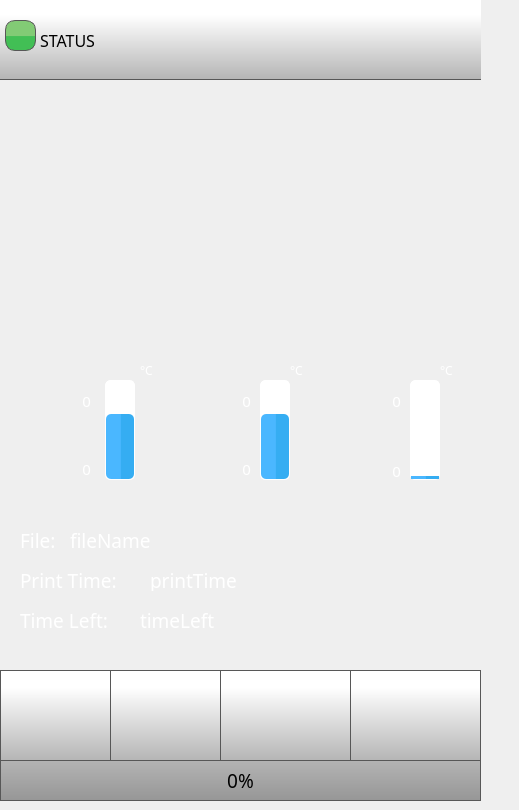
    <widget class="QWidget" name="homePage">
     <widget class="QPushButton" name="playPauseButton">
      <property name="geometry">
       <rect>
        <x>220</x>
        <y>670</y>
        <width>131</width>
        <height>91</height>
       </rect>
      </property>
      <property name="minimumSize">
       <size>
        <width>0</width>
        <height>0</height>
       </size>
      </property>
      <property name="font">
       <font>
        <family>Roboto</family>
       </font>
      </property>
      <property name="styleSheet">
       <string notr="true">QPushButton {
    border: 1px solid rgb(87, 87, 87);
	background-color: qlineargradient(spread:pad, x1:0, y1:1, x2:0, y2:0.188, stop:0 rgba(180, 180, 180, 255), stop:1 rgba(255, 255, 255, 255));
    
}

QPushButton:pressed {

    background-color: qlineargradient(x1: 0, y1: 0, x2: 0, y2: 1,
                                      stop: 0 #dadbde, stop: 1 #f6f7fa);
}

QPushButton:flat {
    border: none; /* no border for a flat push button */
}

QPushButton:default {
    border-color: navy; /* make the default button prominent */
}

QPushButton:focus {
	outline: none;
}</string>
      </property>
      <property name="text">
       <string/>
      </property>
      <property name="icon">
       <iconset>
        <normaloff>templates/img/play-button.png</normaloff>
        <normalon>templates/img/pause-button.png</normalon>templates/img/play-button.png</iconset>
      </property>
      <property name="iconSize">
       <size>
        <width>30</width>
        <height>30</height>
       </size>
      </property>
      <property name="checkable">
       <bool>true</bool>
      </property>
      <property name="checked">
       <bool>false</bool>
      </property>
      <property name="autoDefault">
       <bool>false</bool>
      </property>
      <property name="default">
       <bool>false</bool>
      </property>
      <property name="flat">
       <bool>false</bool>
      </property>
     </widget>
     <widget class="QPushButton" name="stopButton">
      <property name="geometry">
       <rect>
        <x>350</x>
        <y>670</y>
        <width>131</width>
        <height>91</height>
       </rect>
      </property>
      <property name="minimumSize">
       <size>
        <width>0</width>
        <height>0</height>
       </size>
      </property>
      <property name="font">
       <font>
        <family>Roboto</family>
       </font>
      </property>
      <property name="styleSheet">
       <string notr="true">QPushButton {
    border: 1px solid rgb(87, 87, 87);

	background-color: qlineargradient(spread:pad, x1:0, y1:1, x2:0, y2:0.188, stop:0 rgba(180, 180, 180, 255), stop:1 rgba(255, 255, 255, 255));
}

QPushButton:pressed {
    background-color: qlineargradient(x1: 0, y1: 0, x2: 0, y2: 1,
                                      stop: 0 #dadbde, stop: 1 #f6f7fa);
}

QPushButton:flat {
    border: none; /* no border for a flat push button */
}

QPushButton:default {
    border-color: navy; /* make the default button prominent */
}

QPushButton:focus {
	outline: none;
}</string>
      </property>
      <property name="text">
       <string/>
      </property>
      <property name="icon">
       <iconset>
        <normaloff>templates/img/video-player-stop-button.png</normaloff>templates/img/video-player-stop-button.png</iconset>
      </property>
      <property name="iconSize">
       <size>
        <width>25</width>
        <height>25</height>
       </size>
      </property>
     </widget>
     <widget class="QLabel" name="tool0Label">
      <property name="geometry">
       <rect>
        <x>25</x>
        <y>410</y>
        <width>50</width>
        <height>50</height>
       </rect>
      </property>
      <property name="font">
       <font>
        <family>Gotham Medium</family>
        <pointsize>14</pointsize>
        <weight>50</weight>
        <bold>false</bold>
        <underline>false</underline>
        <strikeout>false</strikeout>
       </font>
      </property>
      <property name="styleSheet">
       <string notr="true">
   color:  white;</string>
      </property>
      <property name="text">
       <string/>
      </property>
      <property name="pixmap">
       <pixmap>templates/img/Nozzle.png</pixmap>
      </property>
      <property name="scaledContents">
       <bool>true</bool>
      </property>
     </widget>
     <widget class="QLabel" name="FileNameLabel">
      <property name="geometry">
       <rect>
        <x>20</x>
        <y>530</y>
        <width>61</width>
        <height>21</height>
       </rect>
      </property>
      <property name="font">
       <font>
        <family>Gotham</family>
        <pointsize>14</pointsize>
        <weight>50</weight>
        <bold>false</bold>
       </font>
      </property>
      <property name="styleSheet">
       <string notr="true">color: rgb(255, 255, 255);</string>
      </property>
      <property name="text">
       <string>File:</string>
      </property>
     </widget>
     <widget class="QLabel" name="printTimeLabel">
      <property name="geometry">
       <rect>
        <x>20</x>
        <y>570</y>
        <width>141</width>
        <height>21</height>
       </rect>
      </property>
      <property name="font">
       <font>
        <family>Gotham</family>
        <pointsize>14</pointsize>
        <weight>50</weight>
        <bold>false</bold>
       </font>
      </property>
      <property name="styleSheet">
       <string notr="true">color: rgb(255, 255, 255);</string>
      </property>
      <property name="text">
       <string>Print Time:</string>
      </property>
     </widget>
     <widget class="QLabel" name="fileName">
      <property name="geometry">
       <rect>
        <x>70</x>
        <y>530</y>
        <width>401</width>
        <height>21</height>
       </rect>
      </property>
      <property name="font">
       <font>
        <family>Gotham</family>
        <pointsize>14</pointsize>
       </font>
      </property>
      <property name="styleSheet">
       <string notr="true">color: rgb(255, 255, 255);
background-color: rgba(255, 255, 255, 0);</string>
      </property>
      <property name="text">
       <string>fileName</string>
      </property>
      <property name="scaledContents">
       <bool>true</bool>
      </property>
      <property name="wordWrap">
       <bool>false</bool>
      </property>
     </widget>
     <widget class="QLabel" name="printTime">
      <property name="geometry">
       <rect>
        <x>150</x>
        <y>570</y>
        <width>311</width>
        <height>21</height>
       </rect>
      </property>
      <property name="font">
       <font>
        <family>Gotham</family>
        <pointsize>14</pointsize>
       </font>
      </property>
      <property name="styleSheet">
       <string notr="true">color: rgb(255, 255, 255);
background-color: rgba(255, 255, 255, 0);</string>
      </property>
      <property name="text">
       <string>printTime</string>
      </property>
     </widget>
     <widget class="QLabel" name="timeLeftLabel">
      <property name="geometry">
       <rect>
        <x>20</x>
        <y>610</y>
        <width>131</width>
        <height>21</height>
       </rect>
      </property>
      <property name="font">
       <font>
        <family>Gotham</family>
        <pointsize>14</pointsize>
        <weight>50</weight>
        <bold>false</bold>
       </font>
      </property>
      <property name="styleSheet">
       <string notr="true">color: rgb(255, 255, 255);</string>
      </property>
      <property name="text">
       <string>Time Left:</string>
      </property>
     </widget>
     <widget class="QProgressBar" name="bedTempBar">
      <property name="geometry">
       <rect>
        <x>410</x>
        <y>380</y>
        <width>30</width>
        <height>100</height>
       </rect>
      </property>
      <property name="styleSheet">
       <string notr="true">QProgressBar::chunk {
    border-radius: 5px;
	background-color: qlineargradient(spread:pad, x1:0.517, y1:0, x2:0.522, y2:0, stop:0.0336134 rgba(74, 183, 255, 255), stop:1 rgba(53, 173, 242, 255));
}

QProgressBar {
    border: 1px solid white;
    border-radius: 5px;
}
</string>
      </property>
      <property name="maximum">
       <number>300</number>
      </property>
      <property name="value">
       <number>10</number>
      </property>
      <property name="alignment">
       <set>Qt::AlignCenter</set>
      </property>
      <property name="textVisible">
       <bool>false</bool>
      </property>
      <property name="orientation">
       <enum>Qt::Vertical</enum>
      </property>
      <property name="format">
       <string>%v</string>
      </property>
     </widget>
     <widget class="QLabel" name="bedLabel">
      <property name="geometry">
       <rect>
        <x>330</x>
        <y>410</y>
        <width>50</width>
        <height>50</height>
       </rect>
      </property>
      <property name="font">
       <font>
        <family>Gotham Medium</family>
        <pointsize>14</pointsize>
        <weight>50</weight>
        <bold>false</bold>
        <underline>false</underline>
        <strikeout>false</strikeout>
       </font>
      </property>
      <property name="styleSheet">
       <string notr="true">
   color:  white;
background-color: rgba(255, 255, 255, 0);</string>
      </property>
      <property name="text">
       <string/>
      </property>
      <property name="pixmap">
       <pixmap>templates/img/bed.png</pixmap>
      </property>
      <property name="scaledContents">
       <bool>true</bool>
      </property>
     </widget>
     <widget class="QLabel" name="tool0TargetTemperature">
      <property name="geometry">
       <rect>
        <x>50</x>
        <y>390</y>
        <width>41</width>
        <height>21</height>
       </rect>
      </property>
      <property name="font">
       <font>
        <family>Gotham</family>
        <pointsize>11</pointsize>
        <weight>50</weight>
        <bold>false</bold>
        <underline>false</underline>
        <strikeout>false</strikeout>
       </font>
      </property>
      <property name="styleSheet">
       <string notr="true">
   color:  white;
background-color: rgba(255, 255, 255, 0);</string>
      </property>
      <property name="text">
       <string>0</string>
      </property>
      <property name="alignment">
       <set>Qt::AlignRight|Qt::AlignTrailing|Qt::AlignVCenter</set>
      </property>
     </widget>
     <widget class="QProgressBar" name="tool0TempBar">
      <property name="geometry">
       <rect>
        <x>105</x>
        <y>380</y>
        <width>30</width>
        <height>100</height>
       </rect>
      </property>
      <property name="styleSheet">
       <string notr="true">QProgressBar::chunk {
    border-radius: 5px;
	background-color: qlineargradient(spread:pad, x1:0.517, y1:0, x2:0.522, y2:0, stop:0.0336134 rgba(74, 183, 255, 255), stop:1 rgba(53, 173, 242, 255));
}

QProgressBar {
    border: 1px solid white;
    border-radius: 5px;
}
</string>
      </property>
      <property name="maximum">
       <number>300</number>
      </property>
      <property name="value">
       <number>200</number>
      </property>
      <property name="alignment">
       <set>Qt::AlignCenter</set>
      </property>
      <property name="textVisible">
       <bool>false</bool>
      </property>
      <property name="orientation">
       <enum>Qt::Vertical</enum>
      </property>
      <property name="format">
       <string>%v</string>
      </property>
     </widget>
     <widget class="QLabel" name="tool0ActualTemperature">
      <property name="geometry">
       <rect>
        <x>50</x>
        <y>460</y>
        <width>41</width>
        <height>18</height>
       </rect>
      </property>
      <property name="font">
       <font>
        <family>Gotham</family>
        <pointsize>11</pointsize>
        <weight>50</weight>
        <bold>false</bold>
        <underline>false</underline>
        <strikeout>false</strikeout>
       </font>
      </property>
      <property name="styleSheet">
       <string notr="true">
   color:  white;
background-color: rgba(0, 0, 0, 0);</string>
      </property>
      <property name="text">
       <string>0</string>
      </property>
      <property name="alignment">
       <set>Qt::AlignRight|Qt::AlignTrailing|Qt::AlignVCenter</set>
      </property>
     </widget>
     <widget class="QLabel" name="bedActualTemperatute">
      <property name="geometry">
       <rect>
        <x>360</x>
        <y>460</y>
        <width>41</width>
        <height>21</height>
       </rect>
      </property>
      <property name="font">
       <font>
        <family>Gotham</family>
        <pointsize>11</pointsize>
        <weight>50</weight>
        <bold>false</bold>
        <underline>false</underline>
        <strikeout>false</strikeout>
       </font>
      </property>
      <property name="styleSheet">
       <string notr="true">
   color:  white;
background-color: rgba(0, 0, 0, 0);</string>
      </property>
      <property name="text">
       <string>0</string>
      </property>
      <property name="alignment">
       <set>Qt::AlignRight|Qt::AlignTrailing|Qt::AlignVCenter</set>
      </property>
     </widget>
     <widget class="QLabel" name="bedTargetTemperature">
      <property name="geometry">
       <rect>
        <x>360</x>
        <y>390</y>
        <width>41</width>
        <height>21</height>
       </rect>
      </property>
      <property name="font">
       <font>
        <family>Gotham</family>
        <pointsize>11</pointsize>
        <weight>50</weight>
        <bold>false</bold>
        <underline>false</underline>
        <strikeout>false</strikeout>
       </font>
      </property>
      <property name="styleSheet">
       <string notr="true">
   color:  white;
background-color: rgba(255, 255, 255, 0);</string>
      </property>
      <property name="text">
       <string>0</string>
      </property>
      <property name="alignment">
       <set>Qt::AlignRight|Qt::AlignTrailing|Qt::AlignVCenter</set>
      </property>
     </widget>
     <widget class="QPushButton" name="menuButton">
      <property name="geometry">
       <rect>
        <x>0</x>
        <y>670</y>
        <width>111</width>
        <height>91</height>
       </rect>
      </property>
      <property name="minimumSize">
       <size>
        <width>0</width>
        <height>0</height>
       </size>
      </property>
      <property name="font">
       <font>
        <family>Gotham Light</family>
        <pointsize>13</pointsize>
       </font>
      </property>
      <property name="styleSheet">
       <string notr="true">QPushButton {
     border: 1px solid rgb(87, 87, 87);
	background-color: qlineargradient(spread:pad, x1:0, y1:1, x2:0, y2:0.188, stop:0 rgba(180, 180, 180, 255), stop:1 rgba(255, 255, 255, 255));
    

}

QPushButton:pressed {

    background-color: qlineargradient(x1: 0, y1: 0, x2: 0, y2: 1,
                                      stop: 0 #dadbde, stop: 1 #f6f7fa);
}

QPushButton:flat {
    border: none; /* no border for a flat push button */
}

QPushButton:default {
    border-color: navy; /* make the default button prominent */
}

QPushButton:focus {
	outline: none;
}</string>
      </property>
      <property name="text">
       <string/>
      </property>
      <property name="icon">
       <iconset>
        <normaloff>templates/img/menu.png</normaloff>templates/img/menu.png</iconset>
      </property>
      <property name="iconSize">
       <size>
        <width>40</width>
        <height>40</height>
       </size>
      </property>
      <property name="checkable">
       <bool>false</bool>
      </property>
      <property name="autoDefault">
       <bool>false</bool>
      </property>
      <property name="default">
       <bool>false</bool>
      </property>
      <property name="flat">
       <bool>false</bool>
      </property>
     </widget>
     <widget class="QProgressBar" name="printProgressBar">
      <property name="geometry">
       <rect>
        <x>0</x>
        <y>760</y>
        <width>481</width>
        <height>41</height>
       </rect>
      </property>
      <property name="font">
       <font>
        <family>Gotham</family>
        <pointsize>14</pointsize>
        <weight>50</weight>
        <italic>false</italic>
        <bold>false</bold>
        <stylestrategy>PreferAntialias</stylestrategy>
       </font>
      </property>
      <property name="styleSheet">
       <string notr="true">QProgressBar::chunk {

	background-color: qlineargradient(spread:pad, x1:0, y1:0.523, x2:0, y2:0.534, stop:0 rgba(130, 203, 117, 255), stop:1 rgba(66, 191, 85, 255));
border: 1px solid green;
}

QProgressBar {
    border: 1px solid rgb(87, 87, 87);
 /*  border-bottom-left-radius: 10px;
 border-bottom-right-radius: 10px;*/
	background-color: qlineargradient(spread:pad, x1:0, y1:1, x2:0, y2:0, stop:0 rgba(150, 150, 150, 255), stop:1 rgba(180, 180, 180, 255));
}
</string>
      </property>
      <property name="maximum">
       <number>100</number>
      </property>
      <property name="value">
       <number>0</number>
      </property>
      <property name="alignment">
       <set>Qt::AlignCenter</set>
      </property>
      <property name="textVisible">
       <bool>true</bool>
      </property>
      <property name="orientation">
       <enum>Qt::Horizontal</enum>
      </property>
      <property name="format">
       <string>%p%</string>
      </property>
     </widget>
     <widget class="QLabel" name="timeLeft">
      <property name="geometry">
       <rect>
        <x>140</x>
        <y>610</y>
        <width>321</width>
        <height>21</height>
       </rect>
      </property>
      <property name="font">
       <font>
        <family>Gotham</family>
        <pointsize>14</pointsize>
       </font>
      </property>
      <property name="styleSheet">
       <string notr="true">color: rgb(255, 255, 255);
background-color: rgba(255, 255, 255, 0);</string>
      </property>
      <property name="text">
       <string>timeLeft</string>
      </property>
      <property name="wordWrap">
       <bool>false</bool>
      </property>
     </widget>
     <widget class="QLabel" name="printerStatus">
      <property name="geometry">
       <rect>
        <x>40</x>
        <y>0</y>
        <width>441</width>
        <height>81</height>
       </rect>
      </property>
      <property name="font">
       <font>
        <family>Gotham</family>
        <pointsize>12</pointsize>
        <weight>50</weight>
        <bold>false</bold>
        <underline>false</underline>
        <strikeout>false</strikeout>
       </font>
      </property>
      <property name="styleSheet">
       <string notr="true">
background-color: rgba(255, 255, 255, 0);</string>
      </property>
      <property name="text">
       <string>STATUS</string>
      </property>
      <property name="scaledContents">
       <bool>true</bool>
      </property>
      <property name="alignment">
       <set>Qt::AlignLeading|Qt::AlignLeft|Qt::AlignVCenter</set>
      </property>
      <property name="wordWrap">
       <bool>true</bool>
      </property>
     </widget>
     <widget class="QPushButton" name="controlButton">
      <property name="geometry">
       <rect>
        <x>110</x>
        <y>670</y>
        <width>111</width>
        <height>91</height>
       </rect>
      </property>
      <property name="minimumSize">
       <size>
        <width>0</width>
        <height>0</height>
       </size>
      </property>
      <property name="font">
       <font>
        <family>Gotham Light</family>
        <pointsize>13</pointsize>
       </font>
      </property>
      <property name="styleSheet">
       <string notr="true">QPushButton {
     border: 1px solid rgb(87, 87, 87);

	background-color: qlineargradient(spread:pad, x1:0, y1:1, x2:0, y2:0.188, stop:0 rgba(180, 180, 180, 255), stop:1 rgba(255, 255, 255, 255));
}

QPushButton:pressed {
    background-color: qlineargradient(x1: 0, y1: 0, x2: 0, y2: 1,
                                      stop: 0 #dadbde, stop: 1 #f6f7fa);
}

QPushButton:flat {
    border: none; /* no border for a flat push button */
}

QPushButton:default {
    border-color: navy; /* make the default button prominent */
}

QPushButton:focus {
	outline: none;
}</string>
      </property>
      <property name="text">
       <string/>
      </property>
      <property name="icon">
       <iconset>
        <normaloff>templates/img/settings-1.png</normaloff>templates/img/settings-1.png</iconset>
      </property>
      <property name="iconSize">
       <size>
        <width>40</width>
        <height>40</height>
       </size>
      </property>
      <property name="checkable">
       <bool>false</bool>
      </property>
      <property name="autoDefault">
       <bool>false</bool>
      </property>
      <property name="default">
       <bool>false</bool>
      </property>
      <property name="flat">
       <bool>false</bool>
      </property>
     </widget>
     <widget class="QLabel" name="printerStatusColour">
      <property name="geometry">
       <rect>
        <x>5</x>
        <y>20</y>
        <width>31</width>
        <height>31</height>
       </rect>
      </property>
      <property name="font">
       <font>
        <family>Gotham</family>
        <pointsize>10</pointsize>
        <weight>50</weight>
        <bold>false</bold>
        <underline>false</underline>
        <strikeout>false</strikeout>
       </font>
      </property>
      <property name="styleSheet">
       <string notr="true">     border: 1px solid rgb(87, 87, 87);
	border-radius: 10px;
	background-color: qlineargradient(spread:pad, x1:0, y1:0.523, x2:0, y2:0.534, stop:0 rgba(130, 203, 117, 255), stop:1 rgba(66, 191, 85, 255));</string>
      </property>
      <property name="text">
       <string/>
      </property>
      <property name="alignment">
       <set>Qt::AlignCenter</set>
      </property>
     </widget>
     <widget class="QLabel" name="celciusLabel">
      <property name="geometry">
       <rect>
        <x>440</x>
        <y>360</y>
        <width>70</width>
        <height>21</height>
       </rect>
      </property>
      <property name="font">
       <font>
        <family>Gotham Medium</family>
        <pointsize>9</pointsize>
        <weight>50</weight>
        <bold>false</bold>
        <underline>false</underline>
        <strikeout>false</strikeout>
       </font>
      </property>
      <property name="styleSheet">
       <string notr="true">
   color:  white;
background-color: rgba(255, 255, 255, 0);</string>
      </property>
      <property name="text">
       <string>°C</string>
      </property>
     </widget>
     <widget class="QLabel" name="tool1TargetTemperature">
      <property name="geometry">
       <rect>
        <x>210</x>
        <y>390</y>
        <width>41</width>
        <height>21</height>
       </rect>
      </property>
      <property name="font">
       <font>
        <family>Gotham</family>
        <pointsize>11</pointsize>
        <weight>50</weight>
        <bold>false</bold>
        <underline>false</underline>
        <strikeout>false</strikeout>
       </font>
      </property>
      <property name="styleSheet">
       <string notr="true">
   color:  white;
background-color: rgba(255, 255, 255, 0);</string>
      </property>
      <property name="text">
       <string>0</string>
      </property>
      <property name="alignment">
       <set>Qt::AlignRight|Qt::AlignTrailing|Qt::AlignVCenter</set>
      </property>
     </widget>
     <widget class="QLabel" name="tool1Label">
      <property name="geometry">
       <rect>
        <x>180</x>
        <y>410</y>
        <width>50</width>
        <height>50</height>
       </rect>
      </property>
      <property name="font">
       <font>
        <family>Gotham Medium</family>
        <pointsize>14</pointsize>
        <weight>50</weight>
        <bold>false</bold>
        <underline>false</underline>
        <strikeout>false</strikeout>
       </font>
      </property>
      <property name="styleSheet">
       <string notr="true">
   color:  white;</string>
      </property>
      <property name="text">
       <string/>
      </property>
      <property name="pixmap">
       <pixmap>templates/img/Nozzle.png</pixmap>
      </property>
      <property name="scaledContents">
       <bool>true</bool>
      </property>
     </widget>
     <widget class="QProgressBar" name="tool1TempBar">
      <property name="geometry">
       <rect>
        <x>260</x>
        <y>380</y>
        <width>30</width>
        <height>100</height>
       </rect>
      </property>
      <property name="styleSheet">
       <string notr="true">QProgressBar::chunk {
    border-radius: 5px;
	background-color: qlineargradient(spread:pad, x1:0.517, y1:0, x2:0.522, y2:0, stop:0.0336134 rgba(74, 183, 255, 255), stop:1 rgba(53, 173, 242, 255));
}

QProgressBar {
    border: 1px solid white;
    border-radius: 5px;
}
</string>
      </property>
      <property name="maximum">
       <number>300</number>
      </property>
      <property name="value">
       <number>200</number>
      </property>
      <property name="alignment">
       <set>Qt::AlignCenter</set>
      </property>
      <property name="textVisible">
       <bool>false</bool>
      </property>
      <property name="orientation">
       <enum>Qt::Vertical</enum>
      </property>
      <property name="format">
       <string>%v</string>
      </property>
     </widget>
     <widget class="QLabel" name="tool1ActualTemperature">
      <property name="geometry">
       <rect>
        <x>210</x>
        <y>460</y>
        <width>41</width>
        <height>18</height>
       </rect>
      </property>
      <property name="font">
       <font>
        <family>Gotham</family>
        <pointsize>11</pointsize>
        <weight>50</weight>
        <bold>false</bold>
        <underline>false</underline>
        <strikeout>false</strikeout>
       </font>
      </property>
      <property name="styleSheet">
       <string notr="true">
   color:  white;
background-color: rgba(0, 0, 0, 0);</string>
      </property>
      <property name="text">
       <string>0</string>
      </property>
      <property name="alignment">
       <set>Qt::AlignRight|Qt::AlignTrailing|Qt::AlignVCenter</set>
      </property>
     </widget>
     <widget class="QLabel" name="statusBar">
      <property name="geometry">
       <rect>
        <x>0</x>
        <y>0</y>
        <width>481</width>
        <height>80</height>
       </rect>
      </property>
      <property name="font">
       <font>
        <family>Gotham Medium</family>
        <pointsize>14</pointsize>
       </font>
      </property>
      <property name="styleSheet">
       <string notr="true">     border-bottom: 1px solid rgb(87, 87, 87);
	background-color: qlineargradient(spread:pad, x1:0, y1:1, x2:0, y2:0.188, stop:0 rgba(180, 180, 180, 255), stop:1 rgba(255, 255, 255, 255));</string>
      </property>
      <property name="frameShape">
       <enum>QFrame::NoFrame</enum>
      </property>
      <property name="frameShadow">
       <enum>QFrame::Raised</enum>
      </property>
      <property name="text">
       <string/>
      </property>
     </widget>
     <widget class="QLabel" name="printPreviewMain">
      <property name="geometry">
       <rect>
        <x>80</x>
        <y>80</y>
        <width>300</width>
        <height>280</height>
       </rect>
      </property>
      <property name="styleSheet">
       <string notr="true">background-color: rgba(255, 255, 255, 0);</string>
      </property>
      <property name="text">
       <string/>
      </property>
      <property name="pixmap">
       <pixmap>templates/img/thumbnail.png</pixmap>
      </property>
      <property name="scaledContents">
       <bool>true</bool>
      </property>
     </widget>
     <widget class="QLabel" name="celciusLabel_2">
      <property name="geometry">
       <rect>
        <x>290</x>
        <y>360</y>
        <width>70</width>
        <height>21</height>
       </rect>
      </property>
      <property name="font">
       <font>
        <family>Gotham Medium</family>
        <pointsize>9</pointsize>
        <weight>50</weight>
        <bold>false</bold>
        <underline>false</underline>
        <strikeout>false</strikeout>
       </font>
      </property>
      <property name="styleSheet">
       <string notr="true">
   color:  white;
background-color: rgba(255, 255, 255, 0);</string>
      </property>
      <property name="text">
       <string>°C</string>
      </property>
     </widget>
     <widget class="QLabel" name="celciusLabel_3">
      <property name="geometry">
       <rect>
        <x>140</x>
        <y>360</y>
        <width>70</width>
        <height>21</height>
       </rect>
      </property>
      <property name="font">
       <font>
        <family>Gotham Medium</family>
        <pointsize>9</pointsize>
        <weight>50</weight>
        <bold>false</bold>
        <underline>false</underline>
        <strikeout>false</strikeout>
       </font>
      </property>
      <property name="styleSheet">
       <string notr="true">
   color:  white;
background-color: rgba(255, 255, 255, 0);</string>
      </property>
      <property name="text">
       <string>°C</string>
      </property>
     </widget>
     <zorder>statusBar</zorder>
     <zorder>timeLeftLabel</zorder>
     <zorder>printPreviewMain</zorder>
     <zorder>playPauseButton</zorder>
     <zorder>stopButton</zorder>
     <zorder>tool0Label</zorder>
     <zorder>FileNameLabel</zorder>
     <zorder>printTimeLabel</zorder>
     <zorder>printTime</zorder>
     <zorder>bedTempBar</zorder>
     <zorder>bedLabel</zorder>
     <zorder>tool0TempBar</zorder>
     <zorder>tool0ActualTemperature</zorder>
     <zorder>tool0TargetTemperature</zorder>
     <zorder>bedActualTemperatute</zorder>
     <zorder>bedTargetTemperature</zorder>
     <zorder>menuButton</zorder>
     <zorder>timeLeft</zorder>
     <zorder>controlButton</zorder>
     <zorder>printProgressBar</zorder>
     <zorder>printerStatus</zorder>
     <zorder>printerStatusColour</zorder>
     <zorder>celciusLabel</zorder>
     <zorder>tool1TargetTemperature</zorder>
     <zorder>tool1Label</zorder>
     <zorder>tool1TempBar</zorder>
     <zorder>tool1ActualTemperature</zorder>
     <zorder>fileName</zorder>
     <zorder>celciusLabel_2</zorder>
     <zorder>celciusLabel_3</zorder>
    </widget>
